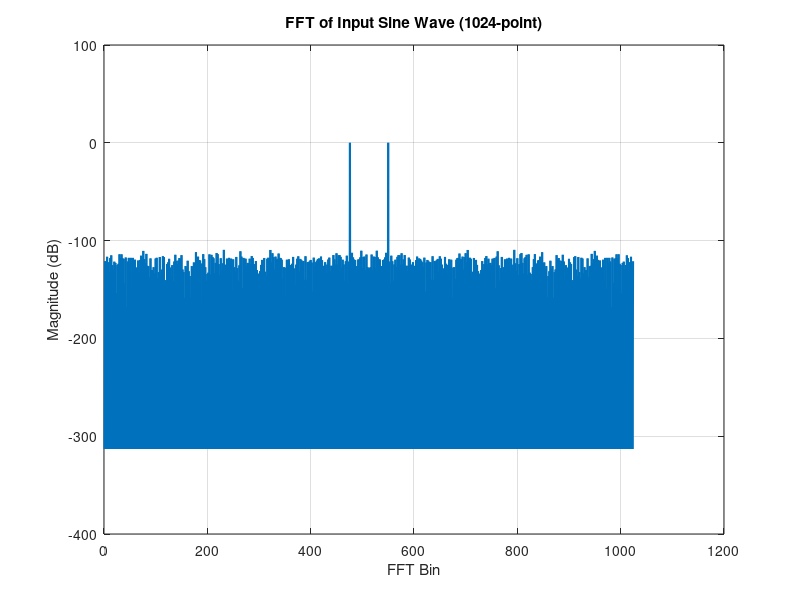

Reproduce this figure in MATLAB. (Note: this script raises an error after producing the figure.)
clc; clear; close all;

%% Read sinusoid input
fid = fopen('sinusoid_1024_input.txt','r');
C = textscan(fid,'%s %s');
fclose(fid);

hex_data = C{1};        % first column contains the signal
N = 1024;

%% Convert hex to signed 16-bit
x_uint = uint16(hex2dec(erase(hex_data,'0x')));
x = double(typecast(x_uint,'int16'));

x = x(1:N);             % use only 1024 samples

%% Compute FFT
X = fft(x,1024);
X = fftshift(X);

mag = abs(X);
mag = mag / max(mag);

%% Plot spectrum
figure;
plot(20*log10(mag+eps),'LineWidth',1.5);
grid on;
title('FFT of Input Sine Wave (1024-point)');
xlabel('FFT Bin');
ylabel('Magnitude (dB)');

%% Read FFT output
data = readmatrix('fft_comparison.txt');

X_out = data(:,1) + 1j*data(:,2);

mag_out = abs(X_out);
mag_out = mag_out / max(mag_out);

%% Plot provided FFT
figure;
plot(20*log10(mag_out+eps),'LineWidth',1.5);
grid on;
title('Provided 1024-Point FFT Output');
xlabel('FFT Bin');
ylabel('Magnitude (dB)');
